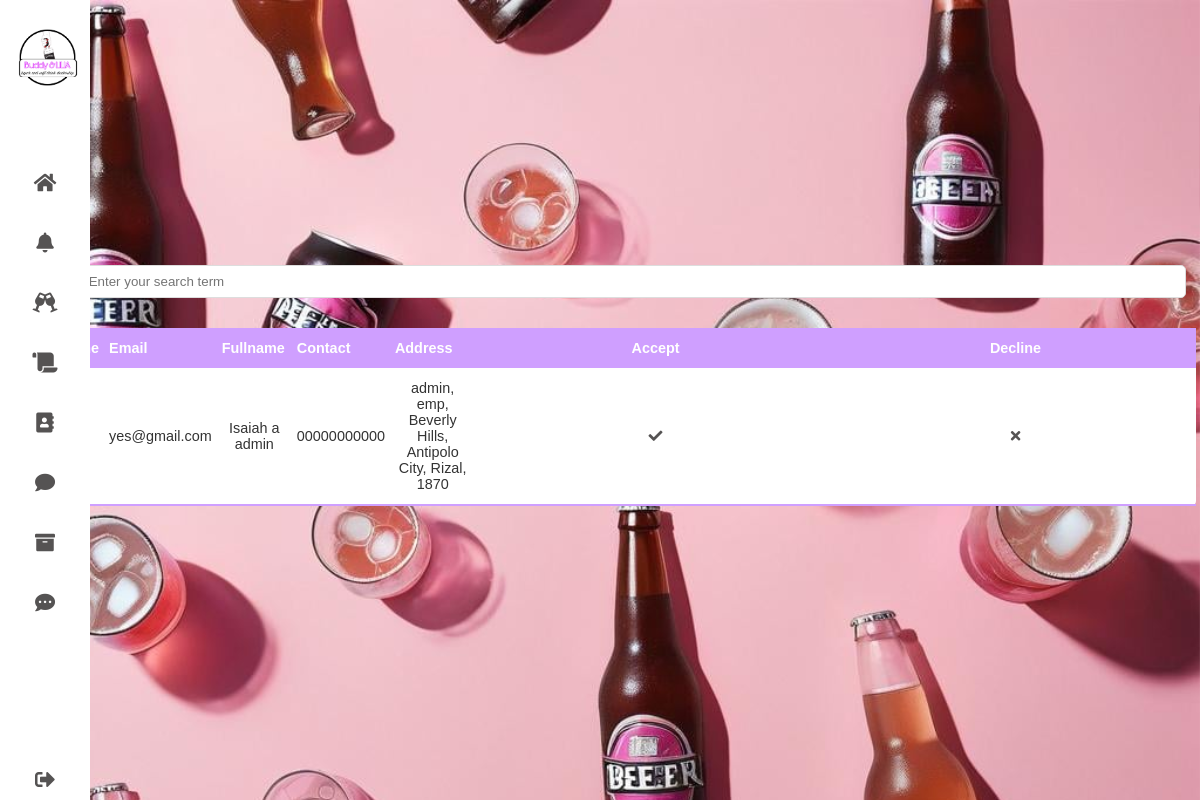
Page /pages/admin-verification.php (signed in) on the committed database.
### tables this page shows
CREATE TABLE `tbluser` (
  `id` varchar(10) NOT NULL,
  `username` varchar(50) NOT NULL,
  `password` varchar(100) NOT NULL,
  `email` varchar(50) NOT NULL,
  `fullname` varchar(100) NOT NULL,
  `gender` enum('male','female') NOT NULL,
  `contact` varchar(11) NOT NULL,
  `userType` enum('admin','client','employee') NOT NULL,
  `address` varchar(100) NOT NULL,
  `verification` tinyint(1) NOT NULL
);

### pages/admin-verification.php (the view, shortened to what this page needs)
<?php
include "../php/header.php";
?>
<!DOCTYPE html>
<html lang="en">
<head>
  <link rel="stylesheet" href="../css/navbar.css" />
  <link rel="stylesheet" href="../css/client-dashboard.css" />
  <link rel="stylesheet" href="../css/search-bar.css" />
  <link rel="stylesheet" href="../css/table.css" />
  <link rel="stylesheet" href="https://cdnjs.cloudflare.com/ajax/libs/font-awesome/5.15.4/css/all.min.css"/>
</head>
<body style="background-image: url('../images/dashboard-bg.jpg'); background-size: cover;">
  <div class="container">
    <?php include "navbar.php"; ?>
    <div class="content">
      <center>
        <form method="POST" action="">
          <div class="search-bar">
            <label for="search">Search:</label>
            <input type="search" id="search" name="search" placeholder="Enter your search term">
          </div>
        </form>
        <table class="content-table" id="dataTable">
          <thead>
            <tr>
              <th>Username</th>
              <th>Email</th>
              <th>Fullname</th>
              <th>Contact</th>
              <th>Address</th>
              <th class="action-header">Accept</th>
              <th class="action-header">Decline</th>
            </tr>
          </thead>
          <tbody>
            <?php
              $query = "SELECT * FROM tbluser where verification = 0";
              $result = $conn->query($query);
              while ($row = $result->fetch_assoc()) {
                echo "<tr>";
                echo "<td>" . $row['username'] . "</td>";
                echo "<td>" . $row['email'] . "</td>";
                echo "<td>" . $row['fullname'] . "</td>";
                echo "<td>" . $row['contact'] . "</td>";
                echo "<td>" . $row['address'] . "</td>";
                echo "<td class='action-header'>";
                echo "<a href='../php/verification-accept.php?id=" . $row['id'] . "' class='icon-link'><i class='fas fa-check'></i></a>";
                echo "</td>";
                echo "<td class='action-header'>";
                echo "<a href='decline.php?id=" . $row['id'] . "' class='icon-link'><i class='fas fa-times'></i></a>";
                echo "</td>";
                echo "</tr>";
              }
            ?>
          </tbody>
        </table>
      </center>
    </div>
  </div>
</body>
</html>

### css/navbar.css (style rules this page uses)
* { margin: 0; padding: 0; outline: none; border: none; text-decoration: none; box-sizing: border-box; font-family: "Poppins", sans-serif; }
body { background: rgb(226, 226, 226); font-size: 16px; color: #333; }
a { position: relative; width: 350px; font-size: 14px; color: rgb(85, 83, 83); display: table; padding: 10px; }
.container { display: flex; }
table thead tr { color: #fff; background: #34AF6D; text-align: left; font-weight: bold; }
.container { display: flex; flex-direction: column; justify-content: center; align-items: center; height: 100vh; }

### css/client-dashboard.css (style rules this page uses)
.container { display: flex; flex-direction: column; justify-content: center; align-items: center; height: 100vh; }
.content { text-align: center; color: #fff; padding: 0 20px; }

### css/search-bar.css (style rules this page uses)
.search-bar { display: flex; align-items: center; width: 100%; }
.search-bar label { margin-right: 10px; }
.search-bar input[type="search"] { flex: 1; padding: 8px; border: 1px solid #ddd; border-radius: 5px; }

### css/table.css (style rules this page uses)
* { font-family: sans-serif; }
.content-table { border-collapse: collapse; margin: 30px 10px; font-size: 0.9em; width: 100%; border-radius: 5px; overflow-x: auto; background-color: #ffffff; }
.content-table thead tr { background-color: #CF9FFF; color: #ffffff; text-align: left; font-weight: bold; }
.content-table th, .content-table td { padding: 12px 5px; }
.content-table tbody tr { border-bottom: 1px solid #dddddd; }
.content-table tbody tr:last-of-type { border-bottom: 2px solid #CF9FFF; }
.content-table th.action-header, .content-table td.action-header { text-align: center; width: 10%; }
.content-table td { text-align: center; }

### rows in the picture
tbluser: email "yes@gmail.com", fullname "Isaiah a admin", contact "00000000000", address "admin, emp, Beverly Hills, Antipolo City, Rizal, 1870"
